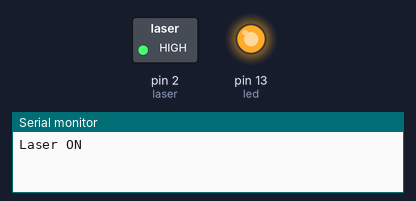
The sketch below on a simulated Arduino Uno, built with avr-gcc and run on an emulated ATmega328P. Shown: switched loads named in the sketch (green lamp = pin HIGH), output pins drawn as LEDs (lit = HIGH), the last lines printed to the serial monitor.

Above: at 1.0 s.
At 3.0 s:
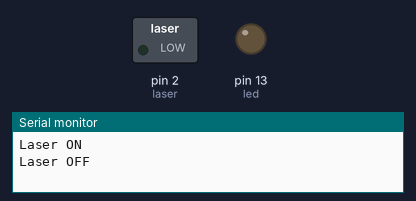
Timing chart, 0 to 5.2 s (numbered marks = the images above):
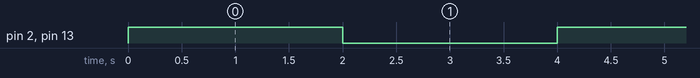

Measured:
- by itself, pin 2 (laser), pin 13 (led): alternates HIGH for 2.0 s and LOW for 2.0 s

The sketch:

laser_transmitter_module.ino
```cpp
int laser = 2;    // Laser module connected to pin 2
int led = 13;     // LED connected to pin 13

void setup()
{
  pinMode(laser, OUTPUT);   // Laser is an output device
  pinMode(led, OUTPUT);     // LED is also an output device

  Serial.begin(9600);
}

void loop()
{
  digitalWrite(laser, HIGH);   // Turn ON the laser
  digitalWrite(led, HIGH);     // Turn ON the LED

  Serial.println("Laser ON");
  delay(2000);

  digitalWrite(laser, LOW);    // Turn OFF the laser
  digitalWrite(led, LOW);      // Turn OFF the LED

  Serial.println("Laser OFF");
  delay(2000);
}
```
